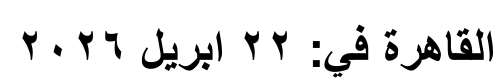
#> input picture data/seed/d2/circulars/crops/legal_circular_1/page_001/legal_circular_1_p001_b00_text.png, 504 x 79 px
$ python -i forensics.py   (imports and definitions only)   (older library calls are emulated)
#> lines starting #> are read from the running program, lines starting #| are printed output that depends on the picture; after the words box and inside, x2 and y2 are one past the last pixel; in counts of white or black regions, pixels touching at a corner belong together
"""Image forensics for D1. Each check returns evidence a reviewer can see, never a verdict on its own.

- ELA (error level analysis): re-save the JPEG and look for regions whose compression error differs
  from the rest of the page, the trace a pasted, re-typed value leaves.
- Duplicate stamps: generic copy-move detection fires on repeated letters and the repeating SPECIMEN
  watermark of text documents, so this looks specifically for two near-identical ink stamps.
- Metadata: an editing application in the EXIF Software tag.
"""
import base64
import io

import cv2
import numpy as np
from PIL import Image, ImageChops, ImageFilter

EDITORS = ("photoshop", "gimp", "lens", "editor", "pixlr", "canva", "snapseed", "lightroom")
BLOCK = 16


# [95 lines left out: functions _png_b64, ela, noise_inconsistency, duplicate_stamps, metadata, thumbnail_b64 and 1 more, not called in this run]


# ---- checks for photographed documents (uploads). Measured with planted edits on real photos: docs/workstation.md.
# Both compare a region with the camera noise around it, so neither can say anything about a page that has
# no noise at all (a file made on a computer, a heavily compressed web image): they report "checkable": False.

def _gray(path: str, long_side: int) -> tuple[np.ndarray, float]:
    """Greyscale pixels, shrunk so the longer side is at most `long_side`; the factor maps boxes back."""
    g = cv2.imread(path, cv2.IMREAD_GRAYSCALE)
    if g is None:                        # a format OpenCV does not read: go through Pillow
        g = np.asarray(Image.open(path).convert("L"))
    f = min(1.0, long_side / max(g.shape))
    if f < 1.0:
        g = cv2.resize(g, None, fx=f, fy=f, interpolation=cv2.INTER_AREA)
    return g, f


def _paper_noise(g: np.ndarray) -> tuple[np.ndarray, np.ndarray, np.ndarray, float]:
    """(|high-pass residual|, ink mask, paper mask, typical residual on paper). Paper is everything away from
    strokes and the ringing around them, so print does not count as noise."""
    gf = g.astype(np.float32)
    resid = np.abs(gf - cv2.medianBlur(g, 5).astype(np.float32))
    ink = (gf < cv2.blur(gf, (31, 31)) - 22).astype(np.uint8)
    paper = (cv2.dilate(ink, np.ones((7, 7), np.uint8)) == 0).astype(np.float32)
    level = float(np.median(resid[paper > 0])) if paper.any() else 0.0
    return resid, ink, paper, level


def pasted_patch(path: str, drop: float = 0.3, min_page_noise: float = 0.5) -> dict:
    """A value typed over a photo sits on a patch that has no camera noise, while the paper right around it
    does. This looks for a filled box with writing in it whose background is flat although its surroundings
    are not. Compared locally, not against the whole page, so a blown-out highlight raises nothing."""
#> called with drop = 0.3, min_page_noise = 0.5
    g, f = _gray(path, 1800)
#> in _gray, g is the input picture: shape (79, 504); min 0, max 255, mean 231.1
#> f = 1
    h, w = g.shape
#> h = 79; w = 504
    resid, ink, paper, level = _paper_noise(g)
#> in _paper_noise, `resid = np.abs(gf - cv2.medianBlur(g, 5).astype(np.float32))`:
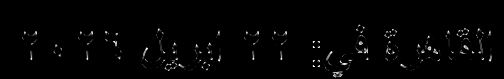
#> resid: shape (79, 504) float32; min 0, max 255, mean 3.5
#> in _paper_noise, `ink = (gf < cv2.blur(gf, (31, 31)) - 22).astype(np.uint8)`:
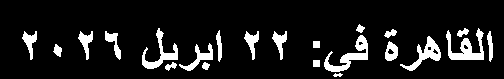
#> ink: shape (79, 504); values 0 (black) and 1 (white), 10.2% white; 22 white regions, largest, box (x1, y1, x2, y2) and area: (324, 35, 368, 72) 547, (446, 28, 484, 60) 546, (400, 36, 441, 71) 436
#> in _paper_noise, `paper = (cv2.dilate(ink, np.ones((7, 7), np.uint8)) == 0).astype(np.fl..`:
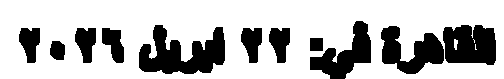
#> paper: shape (79, 504) float32; values 0 (black) and 1 (white), 73.4% white; 11 black regions, largest, box (x1, y1, x2, y2) and area: (139, 25, 225, 74) 2501, (443, 25, 496, 65) 1799, (381, 26, 444, 74) 1665
#> in _paper_noise, `level = float(np.median(resid[paper > 0])) if paper.any() else 0.0`: level = 0
#> level = 0
    if level < min_page_noise:
        return {"checkable": False, "page_noise": round(level, 2), "regions": [], "suspicious": False}

    def local(k):
        return cv2.blur(resid * paper, (k, k)) / np.maximum(cv2.blur(paper, (k, k)), 1e-3)

    wide = max(41, (min(h, w) // 8) | 1)
    here, around = local(9), local(wide)
    flat = (cv2.blur(paper, (9, 9)) > 0.3) & (here < drop * around) & (around >= min_page_noise) & (cv2.blur(g.astype(np.float32), (9, 9)) < 252)
    flat = cv2.morphologyEx(flat.astype(np.uint8), cv2.MORPH_CLOSE, np.ones((11, 11), np.uint8))   # across the strokes inside the box
    flat = cv2.morphologyEx(flat, cv2.MORPH_OPEN, np.ones((5, 5), np.uint8))
    count, _, stats, _ = cv2.connectedComponentsWithStats(flat, connectivity=8)
    regions = []
    for x, y, bw, bh, area in (tuple(int(v) for v in stats[i]) for i in range(1, count)):
        if area < max(300, 0.0004 * h * w) or area < 0.6 * bw * bh or min(bw, bh) < 10:   # too small, or not a filled box
            continue
        if x <= 1 or y <= 1 or x + bw >= w - 1 or y + bh >= h - 1:                         # the surface around the page
            continue
        if ink[y:y + bh, x:x + bw].mean() < 0.02:                                           # nothing written on it: nothing changed
            continue
        regions.append({"bbox": [int(x / f), int(y / f), int((x + bw) / f), int((y + bh) / f)], "area": area})
    regions.sort(key=lambda r: -r["area"])
    return {"checkable": True, "page_noise": round(level, 2), "regions": regions[:3], "suspicious": bool(regions)}


_DCT = [(0, 0), (0, 1), (1, 0), (1, 1), (0, 2), (2, 0)]        # the low frequencies of an 8x8 block


# [152 lines left out: functions copy_move, recompressed, resampled, not called in this run]

>>> result = pasted_patch('../../../data/seed/d2/circulars/crops/legal_circular_1/page_001/legal_circular_1_p001_b00_text.png')
#> result = {'checkable': False, 'page_noise': 0, 'regions': [], 'suspicious': False}

$ run again, on data/seed/d2/circulars/crops/legal_circular_1/page_001/legal_circular_1_p001_b01_text.png
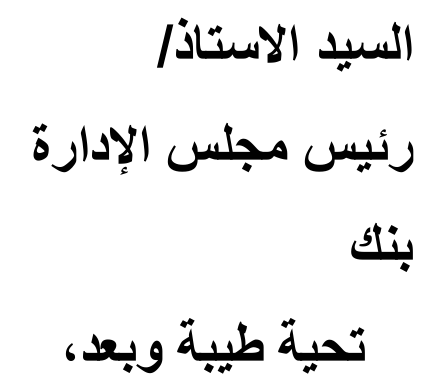
#> input picture data/seed/d2/circulars/crops/legal_circular_1/page_001/legal_circular_1_p001_b01_text.png, 435 x 384 px
#> in _gray, g is the input picture: shape (384, 435); min 0, max 255, mean 237.1
#> in pasted_patch, `g, f = _gray(path, 1800)`: f = 1
#> in _paper_noise, `ink = (gf < cv2.blur(gf, (31, 31)) - 22).astype(np.uint8)`:
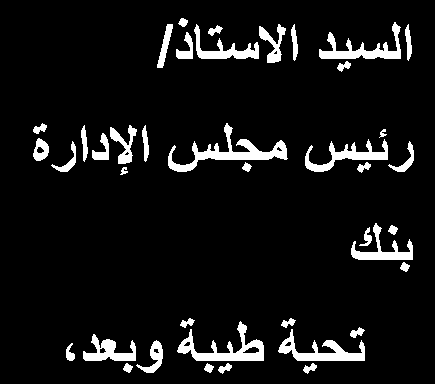
#> ink: shape (384, 435); values 0 (black) and 1 (white), 7.4% white; 40 white regions, largest, box (x1, y1, x2, y2) and area: (168, 123, 288, 172) 1480, (177, 321, 264, 361) 1199, (278, 329, 365, 361) 1035
#> in _paper_noise, `paper = (cv2.dilate(ink, np.ones((7, 7), np.uint8)) == 0).astype(np.fl..`:
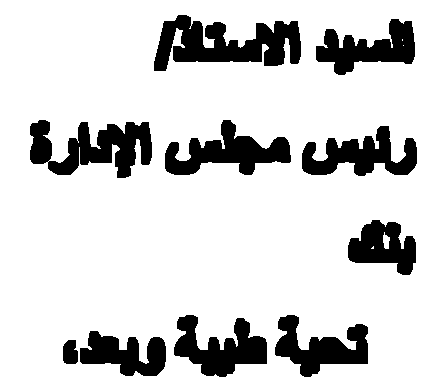
#> paper: shape (384, 435) float32; values 0 (black) and 1 (white), 82.7% white; 10 black regions, largest, box (x1, y1, x2, y2) and area: (154, 15, 301, 71) 4699, (30, 120, 152, 178) 3985, (165, 120, 291, 175) 3296
#> in _paper_noise, `level = float(np.median(resid[paper > 0])) if paper.any() else 0.0`: level = 0
#> result = {'checkable': False, 'page_noise': 0, 'regions': [], 'suspicious': False}

$ run again, on data/seed/d2/circulars/crops/legal_circular_1/page_001/legal_circular_1_p001_b02_text.png
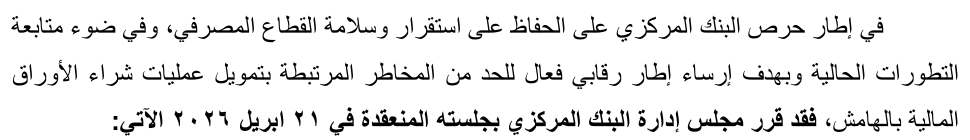
#> input picture data/seed/d2/circulars/crops/legal_circular_1/page_001/legal_circular_1_p001_b02_text.png, 1939 x 279 px (shown at 1/2 size)
#> in _gray, g is the input picture: shape (279, 1939); min 0, max 255, mean 235.4
#> g: shape (259, 1800)
#> in pasted_patch, `g, f = _gray(path, 1800)`: f = 0.928
#> in _paper_noise, `ink = (gf < cv2.blur(gf, (31, 31)) - 22).astype(np.uint8)`:
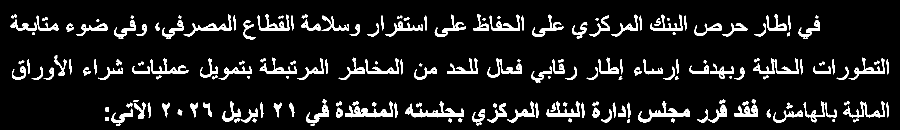
#> ink: shape (259, 1800) (shown at 1/2 size); values 0 (black) and 1 (white), 9% white; 193 white regions, largest, box (x1, y1, x2, y2) and area: (810, 202, 927, 235) 1237, (690, 202, 786, 235) 1153, (1277, 202, 1380, 245) 1127
#> in _paper_noise, `paper = (cv2.dilate(ink, np.ones((7, 7), np.uint8)) == 0).astype(np.fl..`:
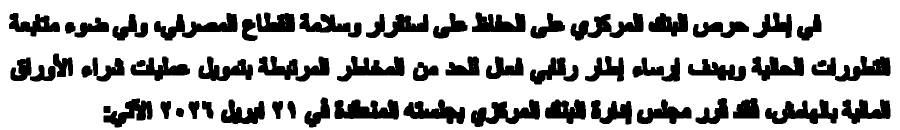
#> paper: shape (259, 1800) float32 (shown at 1/2 size); values 0 (black) and 1 (white), 75.6% white; 67 black regions, largest, box (x1, y1, x2, y2) and area: (942, 199, 1080, 254) 3782, (669, 199, 798, 239) 3734, (1530, 199, 1676, 248) 3676
#> in _paper_noise, `level = float(np.median(resid[paper > 0])) if paper.any() else 0.0`: level = 0
#> result = {'checkable': False, 'page_noise': 0, 'regions': [], 'suspicious': False}

$ run again, on data/seed/d2/circulars/crops/legal_circular_1/page_001/legal_circular_1_p001_b03_text.png
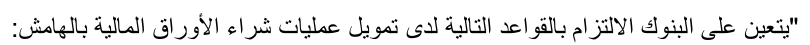
#> input picture data/seed/d2/circulars/crops/legal_circular_1/page_001/legal_circular_1_p001_b03_text.png, 1619 x 89 px (shown at 1/2 size)
#> in _gray, g is the input picture: shape (89, 1619); min 0, max 255, mean 234.5
#> in pasted_patch, `g, f = _gray(path, 1800)`: f = 1
#> in _paper_noise, `ink = (gf < cv2.blur(gf, (31, 31)) - 22).astype(np.uint8)`:
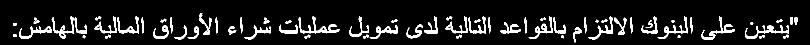
#> ink: shape (89, 1619) (shown at 1/2 size); values 0 (black) and 1 (white), 9% white; 69 white regions (1 under 20 px), largest, box (x1, y1, x2, y2) and area: (596, 32, 679, 67) 739, (1490, 50, 1578, 78) 687, (1403, 32, 1470, 80) 629
#> in _paper_noise, `paper = (cv2.dilate(ink, np.ones((7, 7), np.uint8)) == 0).astype(np.fl..`:
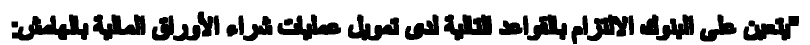
#> paper: shape (89, 1619) float32 (shown at 1/2 size); values 0 (black) and 1 (white), 73% white; 25 black regions, largest, box (x1, y1, x2, y2) and area: (24, 29, 177, 81) 3891, (888, 29, 984, 81) 3129, (186, 29, 291, 81) 3065
#> in _paper_noise, `level = float(np.median(resid[paper > 0])) if paper.any() else 0.0`: level = 0
#> result = {'checkable': False, 'page_noise': 0, 'regions': [], 'suspicious': False}
